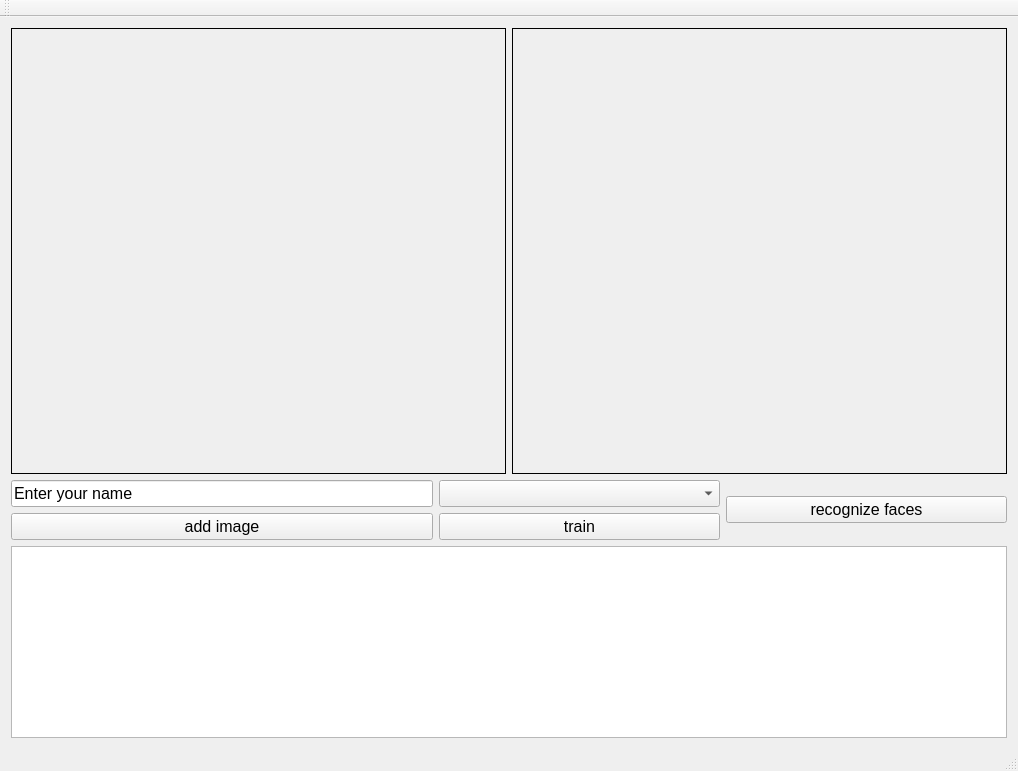
<?xml version="1.0" encoding="UTF-8"?>
<ui version="4.0">
 <class>MainWindow</class>
 <widget class="QMainWindow" name="MainWindow">
  <property name="geometry">
   <rect>
    <x>0</x>
    <y>0</y>
    <width>1018</width>
    <height>771</height>
   </rect>
  </property>
  <property name="windowTitle">
   <string>MainWindow</string>
  </property>
  <widget class="QWidget" name="centralWidget">
   <layout class="QGridLayout" name="gridLayout" rowstretch="2,0">
    <item row="0" column="0">
     <widget class="QLabel" name="capturelbl">
      <property name="autoFillBackground">
       <bool>true</bool>
      </property>
      <property name="frameShape">
       <enum>QFrame::Box</enum>
      </property>
      <property name="text">
       <string/>
      </property>
     </widget>
    </item>
    <item row="1" column="0" colspan="2">
     <layout class="QVBoxLayout" name="verticalLayout_3" stretch="1,2">
      <item>
       <layout class="QHBoxLayout" name="horizontalLayout" stretch="3,2,2">
        <item>
         <layout class="QVBoxLayout" name="verticalLayout_2">
          <item>
           <widget class="QLineEdit" name="subNameLbl">
            <property name="font">
             <font>
              <pointsize>12</pointsize>
             </font>
            </property>
            <property name="inputMask">
             <string/>
            </property>
            <property name="text">
             <string>Enter your name</string>
            </property>
           </widget>
          </item>
          <item>
           <widget class="QPushButton" name="addImgBtn">
            <property name="font">
             <font>
              <pointsize>12</pointsize>
             </font>
            </property>
            <property name="text">
             <string>add image</string>
            </property>
           </widget>
          </item>
         </layout>
        </item>
        <item>
         <layout class="QVBoxLayout" name="verticalLayout" stretch="0,0">
          <item>
           <widget class="QComboBox" name="comboBox">
            <property name="font">
             <font>
              <pointsize>12</pointsize>
             </font>
            </property>
           </widget>
          </item>
          <item>
           <widget class="QPushButton" name="trainBtn">
            <property name="font">
             <font>
              <pointsize>12</pointsize>
             </font>
            </property>
            <property name="text">
             <string>train</string>
            </property>
           </widget>
          </item>
         </layout>
        </item>
        <item>
         <widget class="QPushButton" name="recBtn">
          <property name="font">
           <font>
            <pointsize>12</pointsize>
           </font>
          </property>
          <property name="text">
           <string>recognize faces</string>
          </property>
         </widget>
        </item>
       </layout>
      </item>
      <item>
       <widget class="QPlainTextEdit" name="consuletxt"/>
      </item>
     </layout>
    </item>
    <item row="0" column="1">
     <widget class="QLabel" name="faceROI">
      <property name="autoFillBackground">
       <bool>true</bool>
      </property>
      <property name="frameShape">
       <enum>QFrame::Box</enum>
      </property>
      <property name="text">
       <string/>
      </property>
     </widget>
    </item>
   </layout>
  </widget>
  <widget class="QMenuBar" name="menuBar">
   <property name="geometry">
    <rect>
     <x>0</x>
     <y>0</y>
     <width>1018</width>
     <height>26</height>
    </rect>
   </property>
  </widget>
  <widget class="QToolBar" name="mainToolBar">
   <attribute name="toolBarArea">
    <enum>TopToolBarArea</enum>
   </attribute>
   <attribute name="toolBarBreak">
    <bool>false</bool>
   </attribute>
  </widget>
  <widget class="QStatusBar" name="statusBar"/>
 </widget>
 <layoutdefault spacing="6" margin="11"/>
 <resources/>
 <connections/>
</ui>
